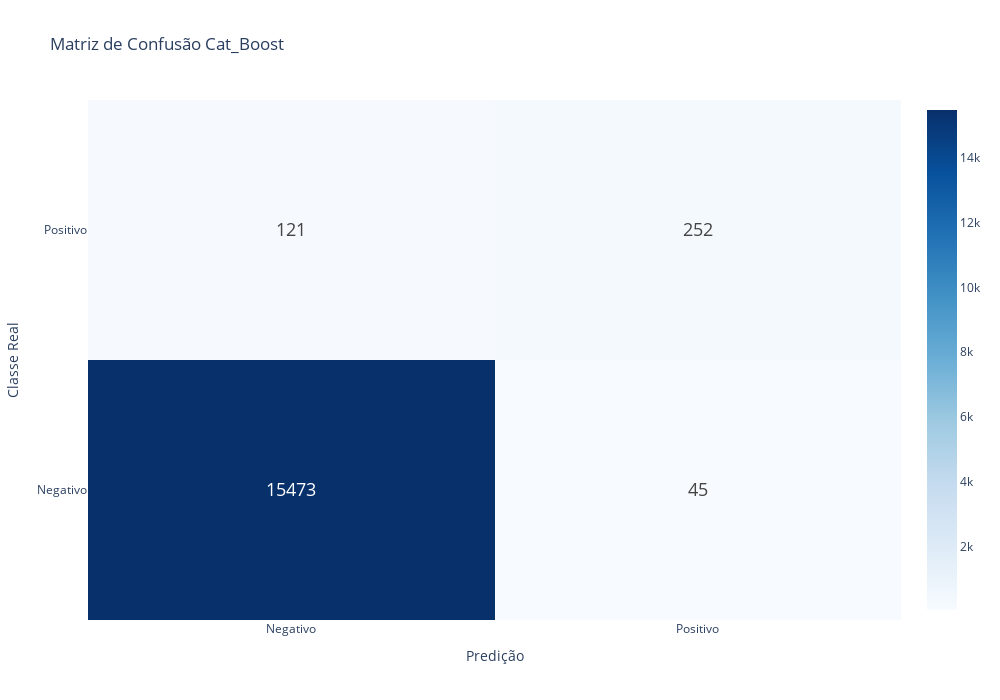
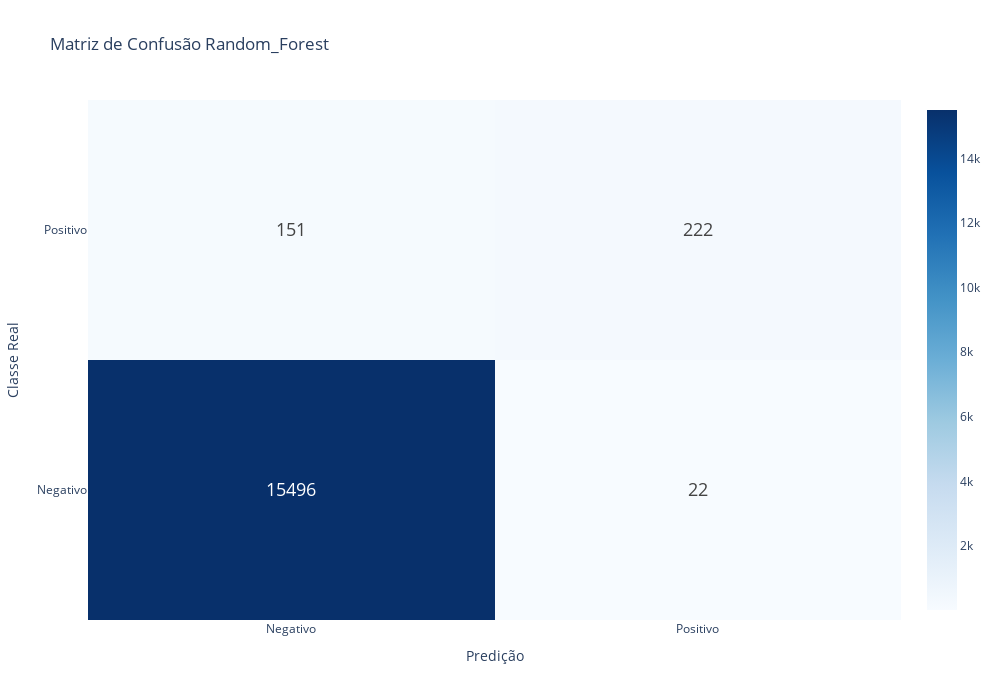
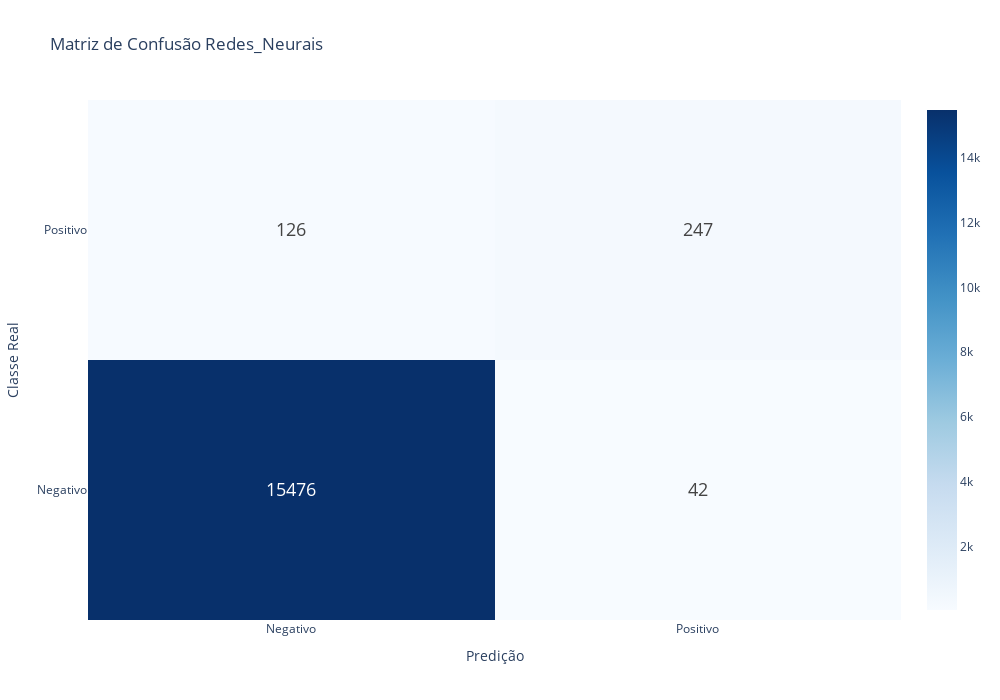

The notebook cell saved with these charts, in order:
### Code cell
for kay, model in modelos.items():
    if kay == 'Redes_Neurais':
        y_proba = model.predict(x_teste)
        y_pred_redes = (y_proba > 0.5).astype(int).squeeze()
        matriz_confusao_plot(y_teste, y_pred_redes, f'Matriz de Confusão {kay}')
    else:
        matriz_confusao_plot(y_teste, model.predict(x_teste), f'Matriz de Confusão {kay}')

### Figure 1 — Plotly figure (JSON) as saved in the notebook; plotly's stock layout.template omitted (floating-point values rounded to 4 significant figures)
{"data": [{"colorscale": [[0, "rgb(247,251,255)"], [0.125, "rgb(222,235,247)"], [0.25, "rgb(198,219,239)"], [0.375, "rgb(158,202,225)"], [0.5, "rgb(107,174,214)"], [0.625, "rgb(66,146,198)"], [0.75, "rgb(33,113,181)"], [0.875, "rgb(8,81,156)"], [1, "rgb(8,48,107)"]], "showscale": true, "text": [[15473, 45], [121, 252]], "textfont": {"size": 18}, "texttemplate": "%{text}", "type": "heatmap", "x": ["Pred. Negativo", "Pred. Positivo"], "y": ["Verdadeiro Negativo", "Verdadeiro Positivo"], "z": [[15473, 45], [121, 252]]}], "layout": {"height": 700, "title": {"text": "Matriz de Confusão Cat_Boost"}, "width": 1000, "xaxis": {"ticktext": ["Negativo", "Positivo"], "tickvals": [0, 1], "title": {"text": "Predição"}}, "yaxis": {"ticktext": ["Negativo", "Positivo"], "tickvals": [0, 1], "title": {"text": "Classe Real"}}}}

### Figure 2 — Plotly figure (JSON) as saved in the notebook; plotly's stock layout.template omitted (floating-point values rounded to 4 significant figures)
{"data": [{"colorscale": [[0, "rgb(247,251,255)"], [0.125, "rgb(222,235,247)"], [0.25, "rgb(198,219,239)"], [0.375, "rgb(158,202,225)"], [0.5, "rgb(107,174,214)"], [0.625, "rgb(66,146,198)"], [0.75, "rgb(33,113,181)"], [0.875, "rgb(8,81,156)"], [1, "rgb(8,48,107)"]], "showscale": true, "text": [[15496, 22], [151, 222]], "textfont": {"size": 18}, "texttemplate": "%{text}", "type": "heatmap", "x": ["Pred. Negativo", "Pred. Positivo"], "y": ["Verdadeiro Negativo", "Verdadeiro Positivo"], "z": [[15496, 22], [151, 222]]}], "layout": {"height": 700, "title": {"text": "Matriz de Confusão Random_Forest"}, "width": 1000, "xaxis": {"ticktext": ["Negativo", "Positivo"], "tickvals": [0, 1], "title": {"text": "Predição"}}, "yaxis": {"ticktext": ["Negativo", "Positivo"], "tickvals": [0, 1], "title": {"text": "Classe Real"}}}}

### Figure 3 — Plotly figure (JSON) as saved in the notebook; plotly's stock layout.template omitted (floating-point values rounded to 4 significant figures)
{"data": [{"colorscale": [[0, "rgb(247,251,255)"], [0.125, "rgb(222,235,247)"], [0.25, "rgb(198,219,239)"], [0.375, "rgb(158,202,225)"], [0.5, "rgb(107,174,214)"], [0.625, "rgb(66,146,198)"], [0.75, "rgb(33,113,181)"], [0.875, "rgb(8,81,156)"], [1, "rgb(8,48,107)"]], "showscale": true, "text": [[15476, 42], [126, 247]], "textfont": {"size": 18}, "texttemplate": "%{text}", "type": "heatmap", "x": ["Pred. Negativo", "Pred. Positivo"], "y": ["Verdadeiro Negativo", "Verdadeiro Positivo"], "z": [[15476, 42], [126, 247]]}], "layout": {"height": 700, "title": {"text": "Matriz de Confusão Redes_Neurais"}, "width": 1000, "xaxis": {"ticktext": ["Negativo", "Positivo"], "tickvals": [0, 1], "title": {"text": "Predição"}}, "yaxis": {"ticktext": ["Negativo", "Positivo"], "tickvals": [0, 1], "title": {"text": "Classe Real"}}}}
